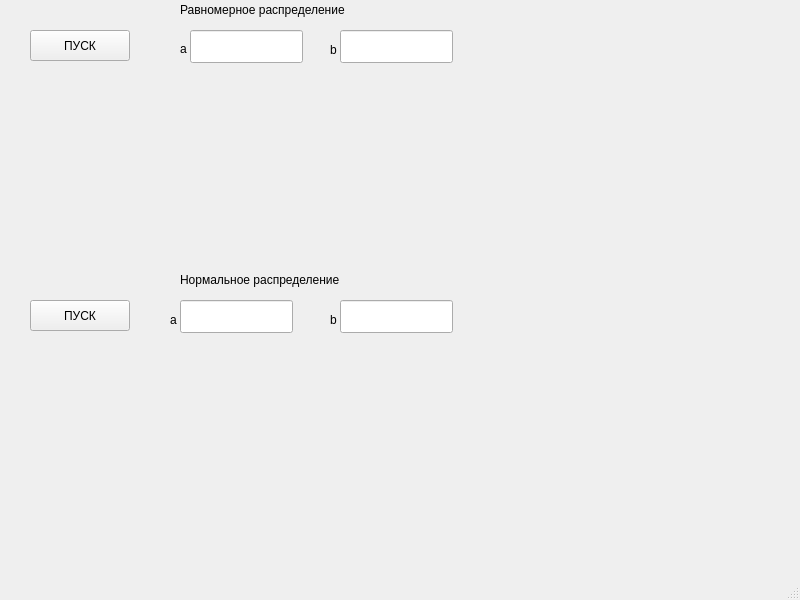
<?xml version="1.0" encoding="UTF-8"?>
<ui version="4.0">
 <class>MainWindow</class>
 <widget class="QMainWindow" name="MainWindow">
  <property name="geometry">
   <rect>
    <x>0</x>
    <y>0</y>
    <width>800</width>
    <height>600</height>
   </rect>
  </property>
  <property name="windowTitle">
   <string>MainWindow</string>
  </property>
  <widget class="QWidget" name="centralwidget">
   <widget class="QCustomPlot" name="widget" native="true">
    <property name="geometry">
     <rect>
      <x>40</x>
      <y>80</y>
      <width>221</width>
      <height>171</height>
     </rect>
    </property>
   </widget>
   <widget class="QPushButton" name="pushButton">
    <property name="geometry">
     <rect>
      <x>30</x>
      <y>30</y>
      <width>100</width>
      <height>31</height>
     </rect>
    </property>
    <property name="text">
     <string>ПУСК</string>
    </property>
   </widget>
   <widget class="QLineEdit" name="ledt_a">
    <property name="geometry">
     <rect>
      <x>190</x>
      <y>30</y>
      <width>113</width>
      <height>33</height>
     </rect>
    </property>
   </widget>
   <widget class="QLineEdit" name="ledt_b">
    <property name="geometry">
     <rect>
      <x>340</x>
      <y>30</y>
      <width>113</width>
      <height>33</height>
     </rect>
    </property>
   </widget>
   <widget class="QCustomPlot" name="widget_2" native="true">
    <property name="geometry">
     <rect>
      <x>280</x>
      <y>80</y>
      <width>221</width>
      <height>171</height>
     </rect>
    </property>
   </widget>
   <widget class="QLineEdit" name="ledt_a_2">
    <property name="geometry">
     <rect>
      <x>180</x>
      <y>300</y>
      <width>113</width>
      <height>33</height>
     </rect>
    </property>
   </widget>
   <widget class="QCustomPlot" name="widget_3" native="true">
    <property name="geometry">
     <rect>
      <x>270</x>
      <y>350</y>
      <width>221</width>
      <height>171</height>
     </rect>
    </property>
   </widget>
   <widget class="QPushButton" name="pushButton_2">
    <property name="geometry">
     <rect>
      <x>30</x>
      <y>300</y>
      <width>100</width>
      <height>31</height>
     </rect>
    </property>
    <property name="text">
     <string>ПУСК</string>
    </property>
   </widget>
   <widget class="QLineEdit" name="ledt_b_2">
    <property name="geometry">
     <rect>
      <x>340</x>
      <y>300</y>
      <width>113</width>
      <height>33</height>
     </rect>
    </property>
   </widget>
   <widget class="QCustomPlot" name="widget_4" native="true">
    <property name="geometry">
     <rect>
      <x>30</x>
      <y>350</y>
      <width>221</width>
      <height>171</height>
     </rect>
    </property>
   </widget>
   <widget class="QLabel" name="label">
    <property name="geometry">
     <rect>
      <x>180</x>
      <y>0</y>
      <width>211</width>
      <height>19</height>
     </rect>
    </property>
    <property name="text">
     <string>Равномерное распределение</string>
    </property>
   </widget>
   <widget class="QLabel" name="label_2">
    <property name="geometry">
     <rect>
      <x>180</x>
      <y>39</y>
      <width>21</width>
      <height>20</height>
     </rect>
    </property>
    <property name="text">
     <string>a</string>
    </property>
   </widget>
   <widget class="QLabel" name="label_3">
    <property name="geometry">
     <rect>
      <x>330</x>
      <y>40</y>
      <width>21</width>
      <height>20</height>
     </rect>
    </property>
    <property name="text">
     <string>b</string>
    </property>
   </widget>
   <widget class="QLabel" name="label_4">
    <property name="geometry">
     <rect>
      <x>180</x>
      <y>270</y>
      <width>201</width>
      <height>19</height>
     </rect>
    </property>
    <property name="text">
     <string>Нормальное распределение</string>
    </property>
   </widget>
   <widget class="QLabel" name="label_5">
    <property name="geometry">
     <rect>
      <x>170</x>
      <y>310</y>
      <width>21</width>
      <height>20</height>
     </rect>
    </property>
    <property name="text">
     <string>a</string>
    </property>
   </widget>
   <widget class="QLabel" name="label_6">
    <property name="geometry">
     <rect>
      <x>330</x>
      <y>310</y>
      <width>21</width>
      <height>20</height>
     </rect>
    </property>
    <property name="text">
     <string>b</string>
    </property>
   </widget>
  </widget>
  <widget class="QMenuBar" name="menubar">
   <property name="geometry">
    <rect>
     <x>0</x>
     <y>0</y>
     <width>800</width>
     <height>25</height>
    </rect>
   </property>
  </widget>
  <widget class="QStatusBar" name="statusbar"/>
 </widget>
 <customwidgets>
  <customwidget>
   <class>QCustomPlot</class>
   <extends>QWidget</extends>
   <header>qcustomplot.h</header>
   <container>1</container>
  </customwidget>
 </customwidgets>
 <resources/>
 <connections/>
</ui>
